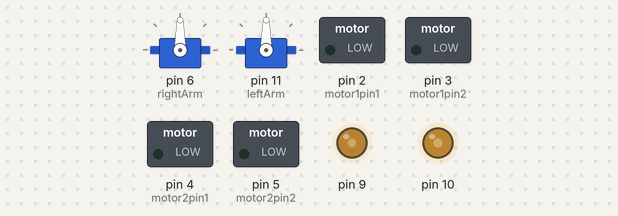
This sketch was run on a simulated Arduino Uno, built with avr-gcc and run on an emulated ATmega328P. Shown: 2 × servo, switched loads named in the sketch (green lamp = pin HIGH), output pins drawn as LEDs (lit = HIGH).

Above: at 0.7 s.
At 2.5 s:
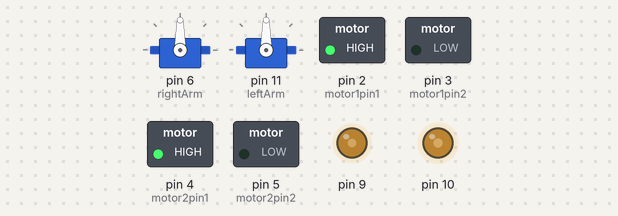
At 4.8 s:
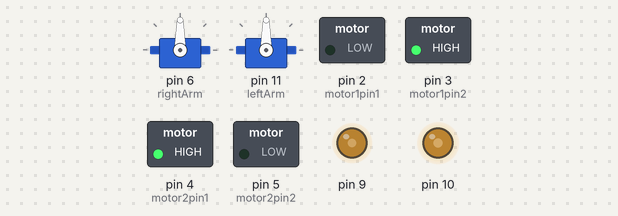
At 6.7 s:
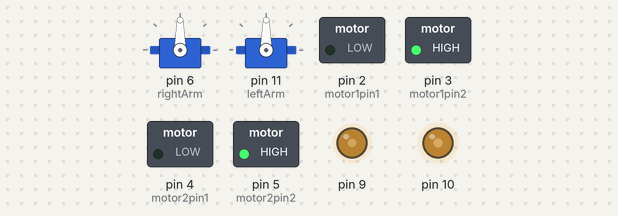
At 8.6 s:
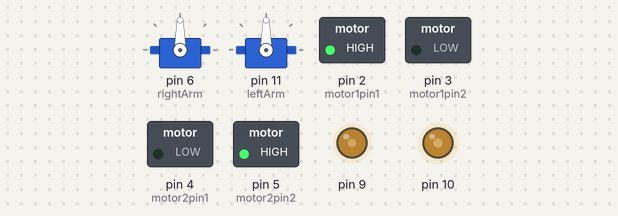
Timing chart, 0 to 12.4 s (numbered marks = the images above):
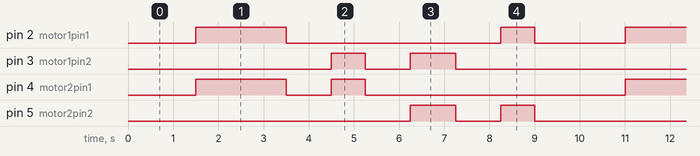

Measured:
- by itself, pin 2 (motor1pin1): repeats every 9.5 s: LOW 4.8 s, HIGH 0.75 s, LOW 2.0 s, HIGH 2.0 s
- by itself, pin 3 (motor1pin2): repeats every 9.5 s: LOW 1.0 s, HIGH 1.0 s, LOW 6.8 s, HIGH 0.75 s
- by itself, pin 4 (motor2pin1): repeats every 9.5 s: LOW 1.0 s, HIGH 0.75 s, LOW 5.8 s, HIGH 2.0 s
- by itself, pin 5 (motor2pin2): repeats every 9.5 s: LOW 1.0 s, HIGH 0.75 s, LOW 6.8 s, HIGH 1.0 s

The sketch:

sketch_may20a.ino
```cpp
#include <ServoTimer2.h>

ServoTimer2 rightArm;
ServoTimer2 leftArm;

int motor1pin1 = 2;
int motor1pin2 = 3;

int motor2pin1 = 4;
int motor2pin2 = 5;

int pos = 0;

void setup() {
  // put your setup code here, to run once:
  rightArm.attach(6);
  leftArm.attach(11);

  pinMode(motor1pin1, OUTPUT);
  pinMode(motor1pin2, OUTPUT);
  pinMode(motor2pin1, OUTPUT);
  pinMode(motor2pin2, OUTPUT);

  pinMode(9, OUTPUT);
  pinMode(10, OUTPUT);

  setSpeedLeft(108);
  setSpeedRight(100);
}

void loop() {
  delay(1000);

  forward(2000);
  turnRight(750);
  backward(1000);
  turnLeft(750);

  //leftArm.write(2000);
}

void forward(int ms)
{
  delay(500);

  digitalWrite(motor1pin1, HIGH);
  digitalWrite(motor1pin2, LOW);

  digitalWrite(motor2pin1, HIGH);
  digitalWrite(motor2pin2, LOW);
  delay(ms);
  stopCar(500);
}

void backward(int ms)
{
  delay(500);
  digitalWrite(motor1pin1, LOW);
  digitalWrite(motor1pin2, HIGH);

  digitalWrite(motor2pin1, LOW);
  digitalWrite(motor2pin2, HIGH);
  delay(ms);
  stopCar(500);
}

void turnLeft(int ms)
{
  delay(500);
  digitalWrite(motor1pin1, HIGH);
  digitalWrite(motor1pin2, LOW);

  digitalWrite(motor2pin1, LOW);
  digitalWrite(motor2pin2, HIGH);

  delay(ms);
  stopCar(500);

}

void turnRight(int ms)
{
  delay(500);
  digitalWrite(motor1pin1, LOW);
  digitalWrite(motor1pin2, HIGH);

  digitalWrite(motor2pin1, HIGH);
  digitalWrite(motor2pin2, LOW);

  delay(ms);
  stopCar(500);

}

void stopCar(int ms)
{
  digitalWrite(motor1pin1, LOW);
  digitalWrite(motor1pin2, LOW);
  digitalWrite(motor2pin1, LOW);
  digitalWrite(motor2pin2, LOW);

  delay(ms);
}

void setSpeedLeft(int spd)
{
   analogWrite(10, spd);
}

void setSpeedRight(int spd)
{
    analogWrite(9, spd);
}
```
